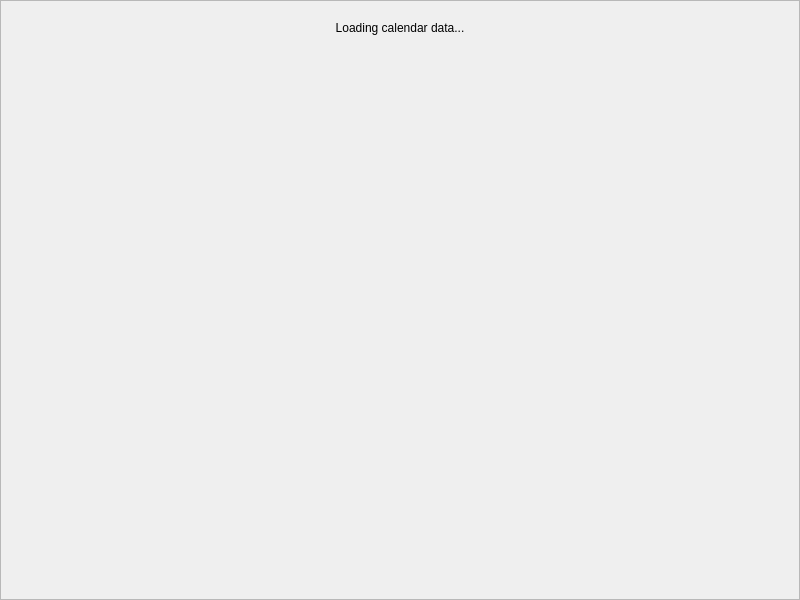
<?xml version="1.0" encoding="UTF-8"?>
<ui version="4.0">
 <class>Form</class>
 <widget class="QWidget" name="Form">
  <property name="geometry">
   <rect>
    <x>0</x>
    <y>0</y>
    <width>800</width>
    <height>600</height>
   </rect>
  </property>
  <property name="windowTitle">
   <string>Calendar</string>
  </property>
  <layout class="QVBoxLayout" name="mainLayout">
   <property name="leftMargin">
    <number>0</number>
   </property>
   <property name="topMargin">
    <number>0</number>
   </property>
   <property name="rightMargin">
    <number>0</number>
   </property>
   <property name="bottomMargin">
    <number>0</number>
   </property>
   <item>
    <widget class="QScrollArea" name="scrollArea">
     <property name="widgetResizable">
      <bool>true</bool>
     </property>
     <widget class="QWidget" name="scrollAreaWidgetContents">
      <layout class="QVBoxLayout" name="contentLayout">
       <property name="spacing">
        <number>15</number>
       </property>
       <property name="leftMargin">
        <number>20</number>
       </property>
       <property name="topMargin">
        <number>20</number>
       </property>
       <property name="rightMargin">
        <number>20</number>
       </property>
       <property name="bottomMargin">
        <number>20</number>
       </property>
       <item>
        <widget class="QLabel" name="loadingLabel">
         <property name="text">
          <string>Loading calendar data...</string>
         </property>
         <property name="alignment">
          <set>Qt::AlignCenter</set>
         </property>
        </widget>
       </item>
       <item>
        <spacer name="verticalSpacer">
         <property name="orientation">
          <enum>Qt::Vertical</enum>
         </property>
         <property name="sizeHint" stdset="0">
          <size>
           <width>20</width>
           <height>40</height>
          </size>
         </property>
        </spacer>
       </item>
      </layout>
     </widget>
    </widget>
   </item>
  </layout>
 </widget>
 <resources/>
 <connections/>
</ui>
